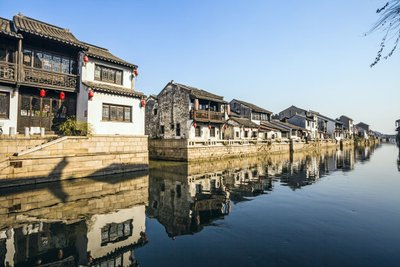
#> input picture image1.jpg, 400 x 267 px
$ python imagetostr.py
#> lines starting #> are read from the running program, lines starting #| are printed output that depends on the picture; pictures that were not available may be replaced by others from this repository, and a replacement may not be noted
from PIL import Image

image_file = Image.open("image1.jpg")
#> image_file is the input picture: PIL image 400x267 RGB; mean R, G, B 130.5, 139.8, 143.3
# w, h = image_file.size
# # 缩放
# image_file.thumbnail((w//2, h//2))

# # 转换模式
# image_file1 = image_file.convert("L")
# # image_file1.show()
# image_file1.save("image2.jpg")


codeLib = "@$B%8&WM#*oahkbdpqwmZO0QLCJUYXzcvunxrjft/\|()1{}[]?-_+~<>i!lI;:,\"^`'. "
count = len(codeLib)

def transform(image_file):
	image_file = image_file.convert("L")
	codePic = ''
	for h in range(0, image_file.size[1]):
		for w in range(0, image_file.size[0]):
			gray = image_file.getpixel((w, h))
			if gray < 100:
				gray += 20
	# 		codePic += codeLib[int((count * gray) / 256)]

	# 	codePic += "\n"
	# return codePic
	image_file.show()


image_file = Image.open("erweima.png")
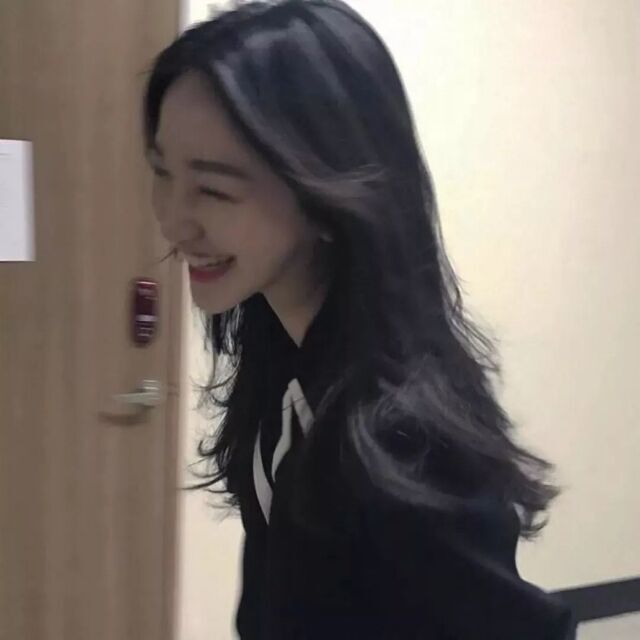
#> input picture pan.jpg, 640 x 640 px, given in place of erweima.png, which was not available
#> image_file is the input picture: PIL image 640x640 RGB; mean R, G, B 120.7, 112.2, 106.3
# 调整图像大小
image_file = image_file.resize((int(image_file.size[0]*0.5), int(image_file.size[1]*0.25)))
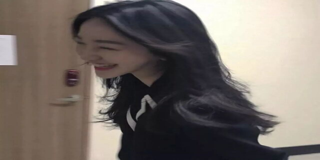
#> image_file: PIL image 320x160 RGB; mean R, G, B 120.7, 112.2, 106.3
tr = transform(image_file)
#> in transform, `image_file = image_file.convert("L")`:
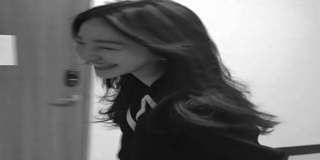
#> image_file: PIL image 320x160 L; min 13, max 255, mean 114.1
with open('yan.txt', 'w') as f:
#> (the run stopped early here; a loop or call above may not have finished)
